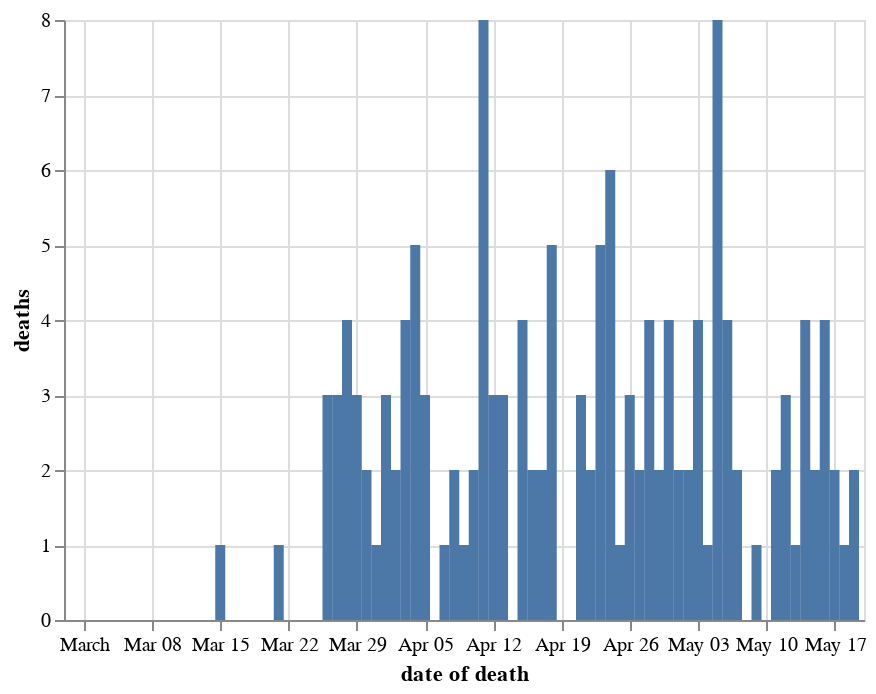

The cell this chart's notebook holds for it:
### Markdown cell above
## Deaths on date died Shropshire

### Code cell
chart_dodds = chart_doddbt.copy()
chart_dodds = chart_dodds[chart_dodds.code.isin(trustcodes_shropshirestar)]
chart_dodds = chart_dodds.groupby(['date of death'], as_index=False)['deaths'].sum()
alt.Chart(chart_dodds).mark_bar().encode(
    x='date of death',
    y='deaths'
)

### Figure 1 — Vega-Lite specification as saved in the notebook (floating-point values rounded to 4 significant figures)
{"config": {"view": {"continuousWidth": 400, "continuousHeight": 300}}, "data": {"name": "data-5259d48fa1ede0fb66d8357cd485196f"}, "mark": "bar", "encoding": {"x": {"type": "temporal", "field": "date of death"}, "y": {"type": "quantitative", "field": "deaths"}}, "$schema": "https://vega.github.io/schema/vega-lite/v4.8.1.json", "datasets": {"data-5259d48fa1ede0fb66d8357cd485196f": [{"date of death": "2020-02-29T00:00:00", "deaths": 0}, {"date of death": "2020-03-01T00:00:00", "deaths": 0}, {"date of death": "2020-03-02T00:00:00", "deaths": 0}, {"date of death": "2020-03-03T00:00:00", "deaths": 0}, {"date of death": "2020-03-04T00:00:00", "deaths": 0}, {"date of death": "2020-03-05T00:00:00", "deaths": 0}, {"date of death": "2020-03-06T00:00:00", "deaths": 0}, {"date of death": "2020-03-07T00:00:00", "deaths": 0}, {"date of death": "2020-03-08T00:00:00", "deaths": 0}, {"date of death": "2020-03-09T00:00:00", "deaths": 0}, {"date of death": "2020-03-10T00:00:00", "deaths": 0}, {"date of death": "2020-03-11T00:00:00", "deaths": 0}, {"date of death": "2020-03-12T00:00:00", "deaths": 0}, {"date of death": "2020-03-13T00:00:00", "deaths": 0}, {"date of death": "2020-03-14T00:00:00", "deaths": 0}, {"date of death": "2020-03-15T00:00:00", "deaths": 1}, {"date of death": "2020-03-16T00:00:00", "deaths": 0}, {"date of death": "2020-03-17T00:00:00", "deaths": 0}, {"date of death": "2020-03-18T00:00:00", "deaths": 0}, {"date of death": "2020-03-19T00:00:00", "deaths": 0}, {"date of death": "2020-03-20T00:00:00", "deaths": 0}, {"date of death": "2020-03-21T00:00:00", "deaths": 1}, {"date of death": "2020-03-22T00:00:00", "deaths": 0}, {"date of death": "2020-03-23T00:00:00", "deaths": 0}, {"date of death": "2020-03-24T00:00:00", "deaths": 0}, {"date of death": "2020-03-25T00:00:00", "deaths": 0}, {"date of death": "2020-03-26T00:00:00", "deaths": 3}, {"date of death": "2020-03-27T00:00:00", "deaths": 3}, {"date of death": "2020-03-28T00:00:00", "deaths": 4}, {"date of death": "2020-03-29T00:00:00", "deaths": 3}, {"date of death": "2020-03-30T00:00:00", "deaths": 2}, {"date of death": "2020-03-31T00:00:00", "deaths": 1}, {"date of death": "2020-04-01T00:00:00", "deaths": 3}, {"date of death": "2020-04-02T00:00:00", "deaths": 2}, {"date of death": "2020-04-03T00:00:00", "deaths": 4}, {"date of death": "2020-04-04T00:00:00", "deaths": 5}, {"date of death": "2020-04-05T00:00:00", "deaths": 3}, {"date of death": "2020-04-06T00:00:00", "deaths": 0}, {"date of death": "2020-04-07T00:00:00", "deaths": 1}, {"date of death": "2020-04-08T00:00:00", "deaths": 2}, {"date of death": "2020-04-09T00:00:00", "deaths": 1}, {"date of death": "2020-04-10T00:00:00", "deaths": 2}, {"date of death": "2020-04-11T00:00:00", "deaths": 8}, {"date of death": "2020-04-12T00:00:00", "deaths": 3}, {"date of death": "2020-04-13T00:00:00", "deaths": 3}, {"date of death": "2020-04-14T00:00:00", "deaths": 0}, {"date of death": "2020-04-15T00:00:00", "deaths": 4}, {"date of death": "2020-04-16T00:00:00", "deaths": 2}, {"date of death": "2020-04-17T00:00:00", "deaths": 2}, {"date of death": "2020-04-18T00:00:00", "deaths": 5}, {"date of death": "2020-04-19T00:00:00", "deaths": 0}, {"date of death": "2020-04-20T00:00:00", "deaths": 0}, {"date of death": "2020-04-21T00:00:00", "deaths": 3}, {"date of death": "2020-04-22T00:00:00", "deaths": 2}, {"date of death": "2020-04-23T00:00:00", "deaths": 5}, {"date of death": "2020-04-24T00:00:00", "deaths": 6}, {"date of death": "2020-04-25T00:00:00", "deaths": 1}, {"date of death": "2020-04-26T00:00:00", "deaths": 3}, {"date of death": "2020-04-27T00:00:00", "deaths": 2}, {"date of death": "2020-04-28T00:00:00", "deaths": 4}, {"date of death": "2020-04-29T00:00:00", "deaths": 2}, {"date of death": "2020-04-30T00:00:00", "deaths": 4}, {"date of death": "2020-05-01T00:00:00", "deaths": 2}, {"date of death": "2020-05-02T00:00:00", "deaths": 2}, {"date of death": "2020-05-03T00:00:00", "deaths": 4}, {"date of death": "2020-05-04T00:00:00", "deaths": 1}, {"date of death": "2020-05-05T00:00:00", "deaths": 8}, {"date of death": "2020-05-06T00:00:00", "deaths": 4}, {"date of death": "2020-05-07T00:00:00", "deaths": 2}, {"date of death": "2020-05-08T00:00:00", "deaths": 0}, {"date of death": "2020-05-09T00:00:00", "deaths": 1}, {"date of death": "2020-05-10T00:00:00", "deaths": 0}, {"date of death": "2020-05-11T00:00:00", "deaths": 2}, {"date of death": "2020-05-12T00:00:00", "deaths": 3}, {"date of death": "2020-05-13T00:00:00", "deaths": 1}, {"date of death": "2020-05-14T00:00:00", "deaths": 4}, {"date of death": "2020-05-15T00:00:00", "deaths": 2}, {"date of death": "2020-05-16T00:00:00", "deaths": 4}, {"date of death": "2020-05-17T00:00:00", "deaths": 2}, {"date of death": "2020-05-18T00:00:00", "deaths": 1}, {"date of death": "2020-05-19T00:00:00", "deaths": 2}]}}
